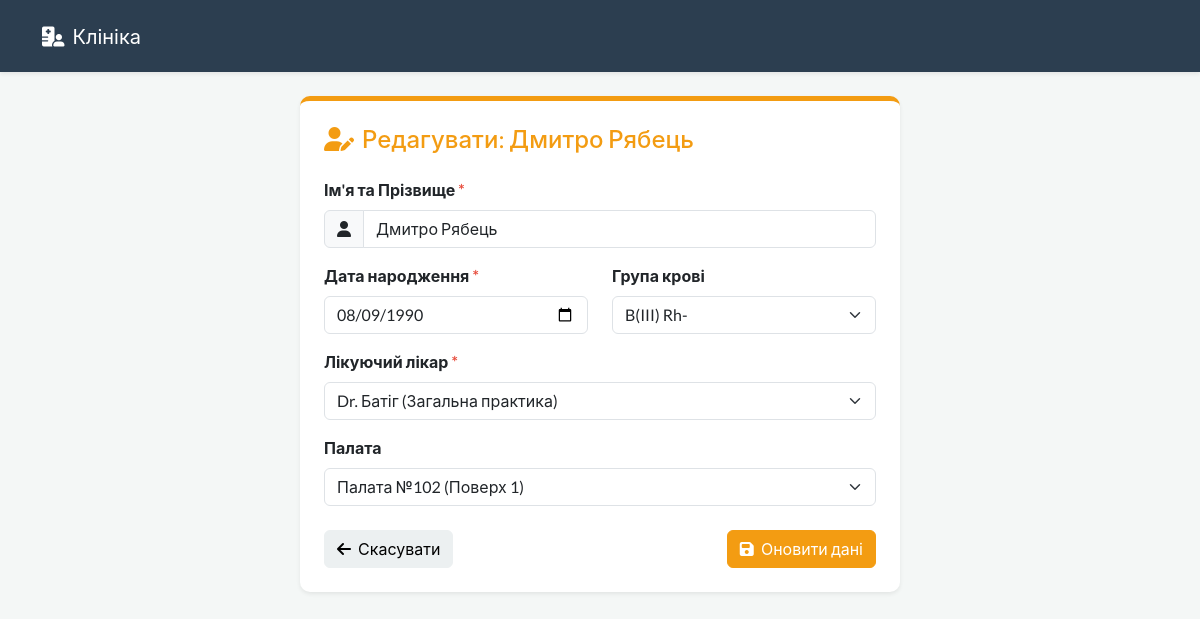
Screenshot of /edit/5 with the database file from the repository.
### hospital_dal/models.py (models this page shows)
class Patient(Base):
    __tablename__ = 'patients'
    id = Column(Integer, primary_key=True, autoincrement=True)
    name = Column(String)
    date_of_birth = Column(Date)
    ward_id = Column(Integer, ForeignKey('wards.id'))
    doctor_id = Column(Integer, ForeignKey('doctors.id'))
    ward = relationship("Ward", back_populates="patients")
    doctor = relationship("Doctor", back_populates="patients")
    medical_record = relationship("MedicalRecord", back_populates="patient", uselist=False, cascade="all, delete-orphan")

class MedicalRecord(Base):
    __tablename__ = 'medical_records'
    id = Column(Integer, primary_key=True, autoincrement=True)
    blood_type = Column(String)
    diagnosis = Column(String)
    allergies = Column(String)
    patient_id = Column(Integer, ForeignKey('patients.id'))
    patient = relationship("Patient", back_populates="medical_record")

class Doctor(Base):
    __tablename__ = 'doctors'
    id = Column(Integer, primary_key=True, autoincrement=True)
    name = Column(String)
    specialization = Column(String)
    patients = relationship("Patient", back_populates="doctor")

### app.py (the view, shortened to what this page needs)
@app.route('/edit/<int:patient_id>', methods=['GET', 'POST'])
def edit_patient(patient_id):
    patient = hospital_service.get_patient_by_id(patient_id)
    doctors = hospital_service.get_available_doctors(patient.doctor_id)
    free_wards = hospital_service.get_free_wards()
    wards_for_dropdown = list(free_wards)
    if patient.ward and patient.ward not in wards_for_dropdown:
        wards_for_dropdown.append(patient.ward)
    return render_template('edit.html', patient=patient, doctors=doctors, wards=wards_for_dropdown, blood_types=BLOOD_TYPES)

### hospital_bll/services.py (called while the page is built)
    def get_patient_by_id(self, patient_id: int):
        return self._data_repo.get_patient_by_id(patient_id)

    def get_free_wards(self):
        return self._data_repo.get_free_wards()

    def get_available_doctors(self, current_doctor_id=None):
        return self._data_repo.get_available_doctors(current_doctor_id)

### hospital_dal/repository.py (called while the page is built)
    def get_patient_by_id(self, patient_id: int):
        return self.session.query(Patient).filter(Patient.id == patient_id).first()

    def get_free_wards(self):
        return self.session.query(Ward).filter(Ward.is_free == True).all()

    def get_available_doctors(self, current_doctor_id=None):
        all_doctors = self.session.query(Doctor).all()
        available_doctors = []
        for doc in all_doctors:
            count = self.session.query(Patient).filter(Patient.doctor_id == doc.id).count()
            if count < 5 or doc.id == current_doctor_id:
                available_doctors.append(doc)
        return available_doctors

### templates/edit.html (shortened to what this page needs)
<!DOCTYPE html>
<html lang="uk">
<head>
    <link href="https://cdn.jsdelivr.net/npm/bootswatch@5.3.0/dist/flatly/bootstrap.min.css" rel="stylesheet">
    <link rel="stylesheet" href="https://cdnjs.cloudflare.com/ajax/libs/font-awesome/6.4.0/css/all.min.css">
</head>
<body>
    <nav class="navbar navbar-expand-lg navbar-dark bg-primary shadow-sm mb-4">
        <div class="container">
            <a class="navbar-brand" href="/"><i class="fas fa-hospital-user me-2"></i>Клініка</a>
        </div>
    </nav>
    <div class="container">
        <div class="card shadow-sm p-4 mb-5">
            <h4 class="mb-4 text-warning"><i class="fas fa-user-edit me-2"></i>Редагувати: {{ patient.name }}</h4>
            <form method="POST" action="/edit/{{ patient.id }}">
                <div class="mb-3">
                    <label class="form-label fw-bold">Ім'я та Прізвище <span class="text-danger">*</span></label>
                    <div class="input-group">
                        <span class="input-group-text"><i class="fas fa-user"></i></span>
                        <input type="text" class="form-control" name="name" value="{{ patient.name }}" required>
                    </div>
                </div>
                <div class="row">
                    <div class="col-md-6 mb-3">
                        <label class="form-label fw-bold">Дата народження <span class="text-danger">*</span></label>
                        <input type="date" class="form-control" name="birth_date" value="{{ patient.date_of_birth }}"
                            max="2026-12-31" required>
                    </div>
                    <div class="col-md-6 mb-3">
                        <label class="form-label fw-bold">Група крові</label>
                        <select class="form-select" name="blood_type">
                            {% for b_type in blood_types %}
                            <option value="{{ b_type }}" {% if patient.medical_record and
                                patient.medical_record.blood_type==b_type %}selected{% endif %}>
                                {{ b_type }}
                            </option>
                            {% endfor %}
                        </select>
                    </div>
                </div>
                <div class="mb-3">
                    <label class="form-label fw-bold">Лікуючий лікар <span class="text-danger">*</span></label>
                    <select class="form-select" name="doctor_id" required>
                        {% for doc in doctors %}
                        <option value="{{ doc.id }}" {% if patient.doctor_id==doc.id %}selected{% endif %}>
                            {{ doc.name }} ({{ doc.specialization }})
                        </option>
                        {% endfor %}
                    </select>
                </div>
                <div class="mb-4">
                    <label class="form-label fw-bold">Палата</label>
                    <select class="form-select" name="ward_id">
                        {% for ward in wards %}
                        <option value="{{ ward.id }}" {% if patient.ward_id==ward.id %}selected{% endif %}>
                            Палата №{{ ward.ward_number }} (Поверх {{ ward.floor }})
                        </option>
                        {% endfor %}
                    </select>
                </div>
                <div class="d-flex justify-content-between">
                    <a href="/" class="btn btn-light"><i class="fas fa-arrow-left me-1"></i> Скасувати</a>
                    <button type="submit" class="btn btn-warning"><i class="fas fa-save me-1"></i> Оновити дані</button>
                </div>
            </form>
        </div>
    </div>
</body>
</html>

### templates/edit.html (style rules this page uses)
body { background-color: #f4f7f6; }
.card { border-radius: 10px; border: none; max-width: 600px; margin: 0 auto; border-top: 5px solid #f39c12; }

### rows the page displays
Patient: name "Дмитро Рябець", birth_date "08/09/1990", doctor_id "Dr. Батіг (Загальна практика)", ward_id "Палата №102 (Поверх 1)"
MedicalRecord: blood_type "B(III) Rh-"
